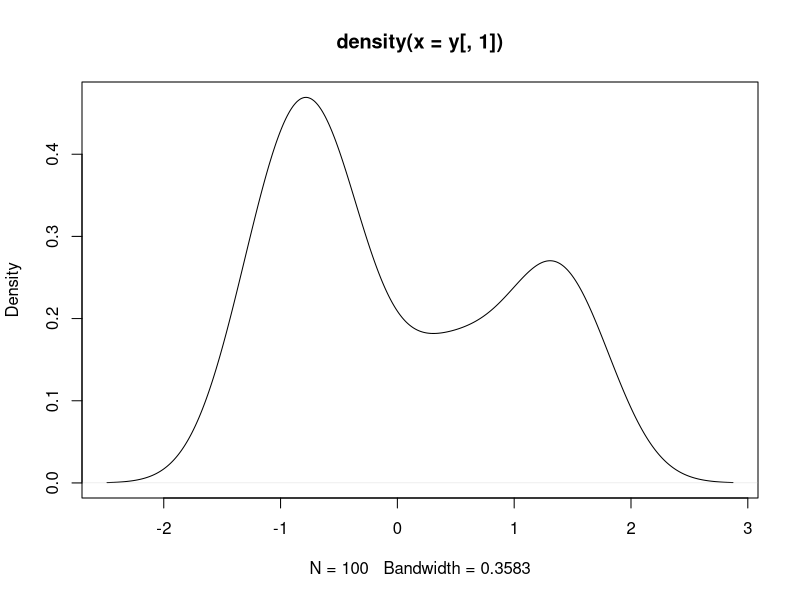

Source code (R): (Note: this script raises an error after producing the figure.)
### EM Algorithm with BIC
### EM Algorithm for multivariate case dim = 4, C = 2
install.packages("MASS")
install.packages("mvtnorm")

library(MASS)
library(mvtnorm)
library(mclust)

### Data generate
d                   =   4 ; N = 100
x                   =   t(rmultinom(N, 1, c(0.25,0.25,0.25,0.25)))
y                   =   mvrnorm(N,  c(0,0,0,0), 1*diag(d))
y[which(x[,1]==1),] =   mvrnorm(length(which(x[,1]==1)), c(-2.5,0,0,0),  0.5*diag(d))
y[which(x[,2]==1),] =   mvrnorm(length(which(x[,2]==1)), c(-2.5,0,0,-2.5), 0.5*diag(d))
y[which(x[,3]==1),] =   mvrnorm(length(which(x[,3]==1)), c(2.5,0,0,2.5),   0.5*diag(d))
y                   =   scale(y, center = T, scale =  T)
plot(density(y[,1]))
Mclust(y, modelNames = "EEI")$G

## Parameters: p,mu,sigma 


C_max = 8; bic_eval = NULL ; Z = list()

for(C in 2:C_max)
  { 
    init         =  Mclust(y, G = C) 
    iter.max     =  30
    mu           =  t(init$parameters$mean)
    Sigma        =  init$parameters$variance$sigma
    N            =  init$n
    prob         =  init$parameters$pr
    bic.val      =  bic.G(C, y , mu , Sigma, N, prob, iter.max)
    bic_eval     =  c(bic_eval, bic.val$bic.value)
    Z[[C-1]]     =  bic.val$z  
  }

Clust.no     = which(bic_eval == max(bic_eval)) + 1 ;
Class.Matrix = Z[[which(bic_eval == max(bic_eval))]]
Class        = colSums(Class.Matrix)
Class.member = Class.sigma = Class.mean = Class.pro = list(); 
for(kk in 1:Clust.no)
{
  Class.member[[kk]]  = which(Class.Matrix[,kk]==1)
  Class.mean[[kk]]    = colMeans(y[Class.member[[kk]], ]) 
  Class.sigma[[kk]]   = var(y[Class.member[[kk]], ])
  Class.pro[[kk]]     = length(Class.member[[kk]])/N  
}

plot( c(2:C_max), bic_eval, type = "l")
BIC = mclustBIC(y)
plot(BIC)
   


bic.G = function(C,y, mu, Sigma, N, prob, iter.max,...)
{
  
  mu    = emstep(y, C, mu, Sigma, prob, iter.max, N,d)$mu
  Sigma = emstep(y, C, mu, Sigma, prob, iter.max, N,d)$Sigma
  z     = emstep(y, C, mu, Sigma, prob, iter.max, N,d)$z
  if(any(colSums(z)<=1)) return(-1e16)
  return(list(bic.value = 2 * loglik.G(y, z, mu, Sigma) - nparams.G(C,d) * log(N), z = z))
  
}

##EM function

emstep = function(y, C, mu, Sigma, prob, iter.max, N, d, ...)
{
z = array(0, dim = c(N,C))  
loglik_new  = sum(dmvnorm(y, mu[1,], Sigma[,,1], log = TRUE))  
for(ss in 1:iter.max)
{
  #Estep:
  for(ii in 1:N)
  {
    #print(weights(y[ii], p, mu, sigma))
    z[ii,] = t(rmultinom(1, 1, weights_multi(y[ii,], prob, mu, Sigma)))
  }
  
  ## Mstep Estimation:
  for(jj in 1:C)
  {
    if(sum(z[,jj]<=1))
    {break}
    else
    {
    y1           = y[which(z[,jj]==1), ]
    mu[jj,]      = colMeans(y1)
    Sigma[,,jj]  = var(y1)
    p[jj]        = nrow(y1)/nrow(y)
    }
  }
  
  loglik.diff = abs(loglik_new - loglik(y, z, mu, Sigma)) 
  if(loglik.diff< 1e-6) 
  {break}
  else  
  {
    loglik_new  = loglik(y, z, mu, Sigma)
  }
  #print(Sigma)
} 
  return(list(mu = mu, Sigma = Sigma, prob = prob, z = z))
}


weights_multi     = function(x, prob, mu, Sigma, ...)
{
  ww        = NULL 
  for(kk in 1:C)
    ww        =  c(ww, prob[kk]*dmvnorm(x, mean = mu[kk,], Sigma[,,kk], log = FALSE))
  return(ww/sum(ww))
}

loglik.G = function(y, z, mu, Sigma,...)
{
  loglik = 0 
  for(kk in 1:C)
  {
    loglik = loglik + sum(dmvnorm(y[which(z[,kk]==1),], mean= mu[kk,], Sigma[,,kk],log = TRUE))
  }
  return(loglik)
}


nparams.G = function(C,d)
{
    nparams = C * d                        # mu
    nparams = nparams + (C - 1)            # prob
    nparams = nparams + C*d*(d+1)/2        # Sigma
  return(nparams)
}


for(C in 1:10)
{
  print(nparams.G(C,d)*log(N))
}


  
#Result: Compare
which(x==1) 
which(z[,1]==0)
